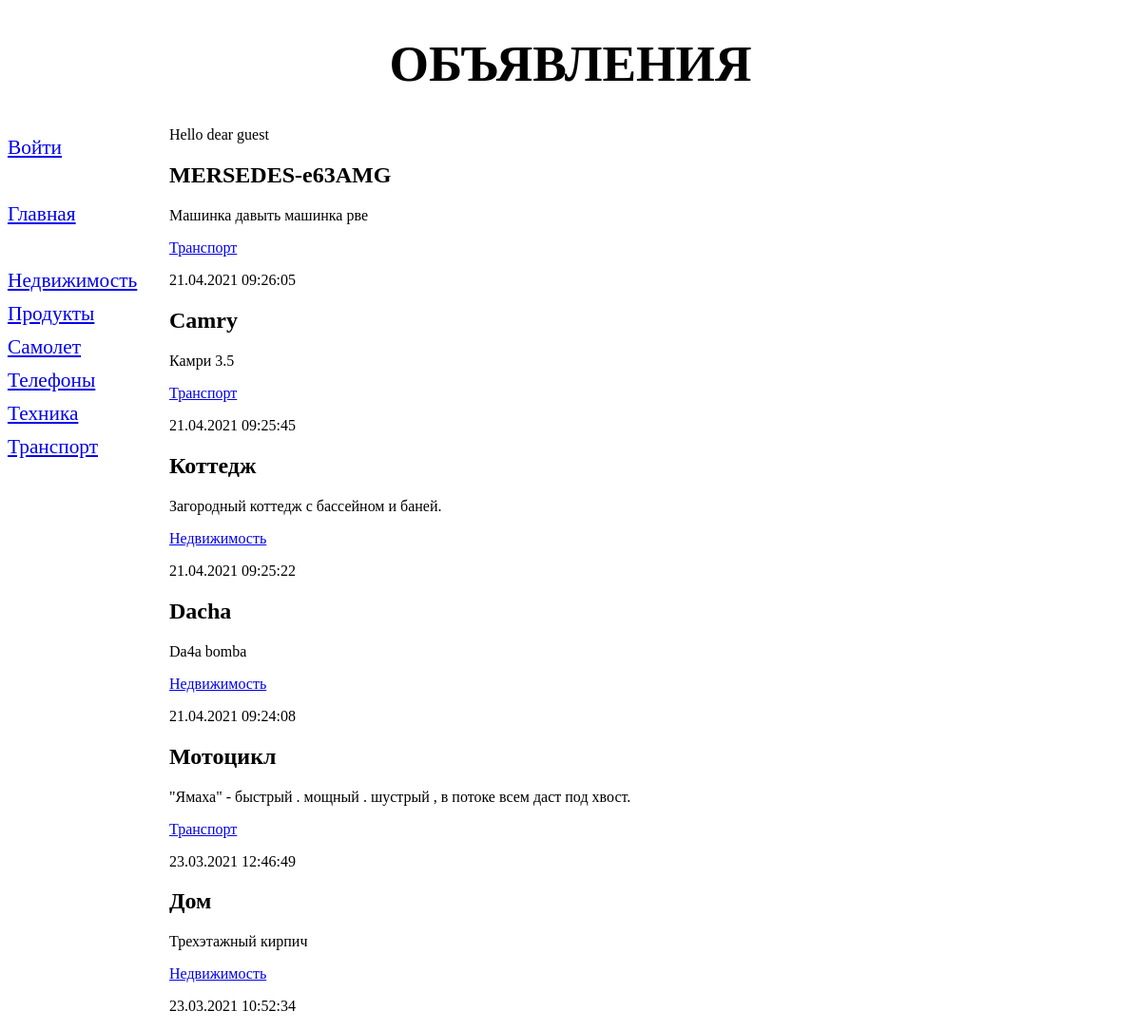
/bboard/, run on the app's committed database.
### bboard/models.py (models this page shows, shortened)
class Rubric(models.Model):
    name=models.CharField(max_length=50,verbose_name='Название')
    order=models.SmallIntegerField(default=0,db_index=True)
    class Meta():
        verbose_name='Рубрика'
        verbose_name_plural='Рубрики'
        ordering=['order','name']

class Bb(models.Model):
    title = models.CharField(max_length=50,verbose_name='Товар')
    content = models.TextField(null=True,blank=True,verbose_name='Описание')
    price = models.FloatField(null=True,blank=True,verbose_name='Цена')
    published = models.DateTimeField(auto_now_add=True,db_index=True,verbose_name='Опубликованно')
    rubric = models.ForeignKey('Rubric', null=True,on_delete=models.PROTECT,verbose_name='Рубрика')
    class Meta():
        verbose_name = 'Объявление'
        verbose_name_plural = 'Объявления'
        ordering = ['-published']

### bboard/views.py (the view)
# urls.py: path('',index,name='index'),
def index(request):
    bbs = Bb.objects.all()
    rubrics = Rubric.objects.all()
    context = {'bbs':bbs,'rubrics':rubrics}
    return render(request,'bboard/index.html',context)

### bboard/templates/bboard/index.html (shortened to what this page needs)
{% extends 'layout/basic.html' %}
{% block content %}
{% if not user.is_authenticated %}
<p>Hello dear guest</p>
{% endif %}
{% for bb in bbs %}
<div>
    <h2>{{ bb.title }}</h2>
    <p>{{ bb.content }}</p>
    <p><a href="{% url 'by_rubric' bb.rubric.pk %}">{{ bb.rubric.name }}</a></p>
    <p>{{ bb.published|date:"d.m.Y H:i:s"}}</p>
</div>
{% endfor %}
{% endblock %}

### bboard/templates/layout/basic.html (shortened to what this page needs)
{% load static %}
<!DOCTYPE html>
<html lang="en">
<head>
    <link rel="stylesheet"  type="text/css" href="{% static 'style.css' %}">
</head>
<body>
<header>
    <h1>Объявления</h1>
</header>
<nav>
    {% if not user.is_authenticated %}
    <a href="{% url 'login' %}">Войти</a>
    {% else %}
    <a href="{% url 'password_change' %}">Смена пароля</a>
    <br>
    <a href="{% url 'logout' %}">Выйти</a>
    {% endif %}
    <br>
    <a href="{% url 'index' %}">Главная</a>
    <br>
    {% for rubric in rubrics %}
    <a href="{% url 'by_rubric' rubric.pk %}">{{ rubric.name }}</a>
    {% endfor %}
</nav>
<section>
    {% block content %}
    {% endblock %}
</section>
</body>
</html>

### bboard/static/style.css (style rules this page uses)
header h1 { font-size: 40pt; text-transform: uppercase; text-align: center; }
nav { font-size: 16pt; width: 150px; float: left; }
nav a { display: block; margin: 10px 0px; }
section { margin-left: 170px; }

### data on the page
Rubric: name "Недвижимость"
Rubric: name "Продукты"
Rubric: name "Самолет"
Rubric: name "Телефоны"
Rubric: name "Техника"
Rubric: name "Транспорт"
Bb: title "MERSEDES-e63AMG", content "Машинка давыть машинка рве", rubric.name "Транспорт", published "21.04.2021 09:26:05"
Bb: title "Camry", content "Камри 3.5", rubric.name "Транспорт", published "21.04.2021 09:25:45"
Bb: title "Коттедж", content "Загородный коттедж с бассейном и баней.", rubric.name "Недвижимость", published "21.04.2021 09:25:22"
Bb: title "Dacha", content "Da4a bomba", rubric.name "Недвижимость", published "21.04.2021 09:24:08"
Bb: title "Мотоцикл", content "\"Ямаха\" - быстрый . мощный . шустрый , в потоке всем даст под хвост.", rubric.name "Транспорт", published "23.03.2021 12:46:49"
Bb: title "Дом", content "Трехэтажный кирпич", rubric.name "Недвижимость", published "23.03.2021 10:52:34"
